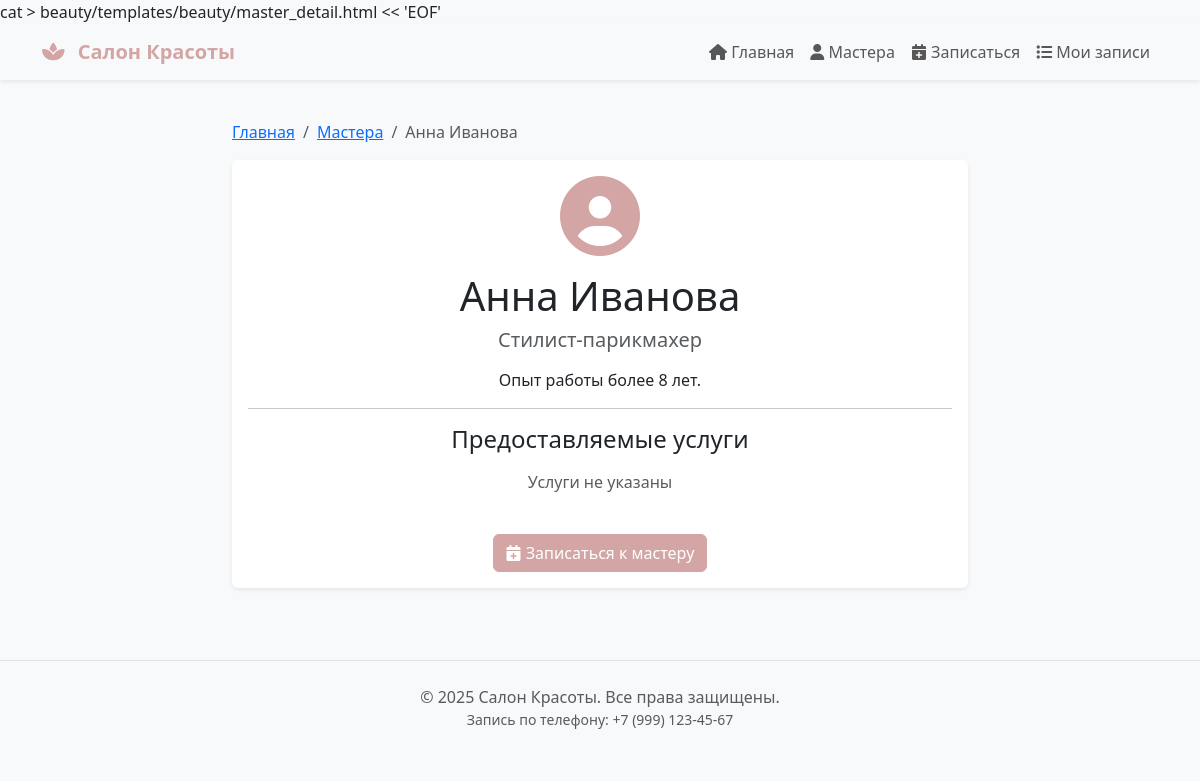
Page /master/1/ on the committed database.
### beauty/models.py (models this page shows, shortened)
class Master(models.Model):
    name = models.CharField(max_length=100, verbose_name="Имя мастера")
    specialization = models.CharField(max_length=200, blank=True, verbose_name="Специализация")
    photo = models.ImageField(upload_to='masters/', blank=True, null=True, verbose_name="Фото")
    bio = models.TextField(blank=True, verbose_name="Биография")  # ← ДОБАВЬТЕ ЭТУ СТРОКУ
    services = models.ManyToManyField(
        Service,
        related_name='masters',
        verbose_name="Предоставляемые услуги"
    )
    class Meta:
        verbose_name = "Мастер"
        verbose_name_plural = "Мастера"

### beauty/views.py (the view)
# urls.py: path('master/<int:master_id>/', views.master_detail, name='master_detail'),
def master_detail(request, master_id):
    master = get_object_or_404(Master, id=master_id)
    return render(request, 'beauty/master_detail.html', {
        'master': master,
        'title': master.name
    })

### beauty/templates/beauty/master_detail.html (shortened to what this page needs)
{% extends 'beauty/base.html' %}
{% block content %}
<div class="row">
    <div class="col-md-8 offset-md-2">
        <nav aria-label="breadcrumb">
            <ol class="breadcrumb">
                <li class="breadcrumb-item"><a href="{% url 'beauty:index' %}">Главная</a></li>
                <li class="breadcrumb-item"><a href="{% url 'beauty:masters_list' %}">Мастера</a></li>
                <li class="breadcrumb-item active">{{ master.name }}</li>
            </ol>
        </nav>
        <div class="card shadow-sm">
            <div class="card-body text-center">
                <i class="fas fa-user-circle fa-5x text-primary mb-3"></i>
                <h1 class="card-title">{{ master.name }}</h1>
                <h5 class="text-muted">{{ master.specialization|default:"Мастер" }}</h5>
                <p class="card-text mt-3">{{ master.bio|default:"Информация о мастере отсутствует" }}</p>
                <hr>
                <h4>Предоставляемые услуги</h4>
                <div class="row mt-3">
                    {% for service in master.services.all %}
                    <div class="col-md-6 mb-2">
                        <div class="card">
                            <div class="card-body">
                                <h5 class="card-title">{{ service.name }}</h5>
                                <p class="card-text">{{ service.price }} руб. / {{ service.duration_minutes }} мин.</p>
                                <a href="{% url 'beauty:service_detail' service.id %}" class="btn btn-sm btn-outline-primary">Подробнее</a>
                            </div>
                        </div>
                    </div>
                    {% empty %}
                    <p class="text-muted">Услуги не указаны</p>
                    {% endfor %}
                </div>
                <div class="mt-4">
                    <a href="{% url 'beauty:appointment_create' %}" class="btn btn-primary">
                        <i class="fas fa-calendar-plus"></i> Записаться к мастеру
                    </a>
                </div>
            </div>
        </div>
    </div>
</div>
{% endblock %}

### beauty/static/beauty/css/style.css (style rules this page uses)
body { font-family: 'Segoe UI', Tahoma, Geneva, Verdana, sans-serif; background-color: #f8f9fa; }
.card { transition: transform 0.2s ease, box-shadow 0.2s ease; border: none; }
.btn-primary { background-color: #d4a5a5; border-color: #d4a5a5; }
.text-primary { color: #d4a5a5 !important; }

### rows in the picture
Master: name "Анна Иванова", specialization "Стилист-парикмахер", bio "Опыт работы более 8 лет."
